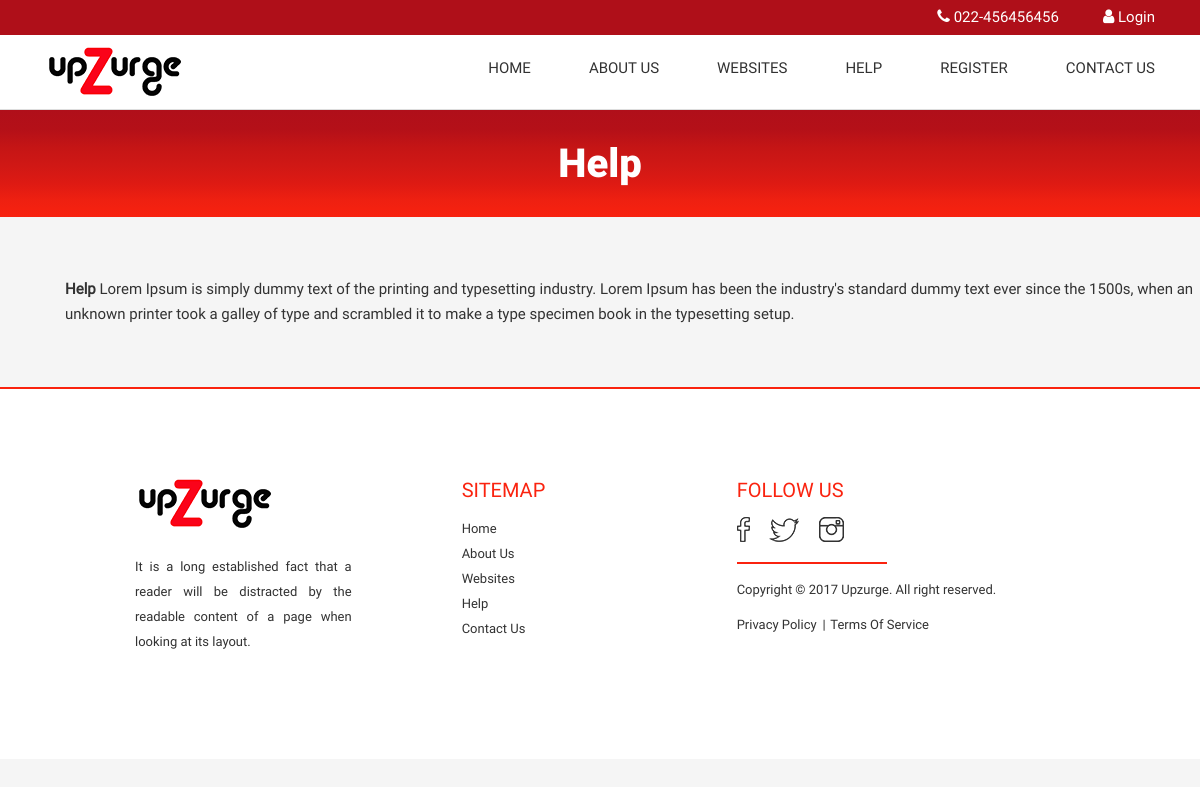
/help, run on the app's committed database.
### tables this page shows
CREATE TABLE IF NOT EXISTS `cms_master` (
  `page_id` int(11) NOT NULL AUTO_INCREMENT,
  `page_title` varchar(50) NOT NULL,
  `slug_name` varchar(100) NOT NULL,
  `page_metatitle` varchar(100) NOT NULL,
  `page_metakeyword` varchar(300) NOT NULL,
  `page_metadesc` text NOT NULL,
  `page_content` text NOT NULL,
  `page_image` varchar(255) DEFAULT NULL,
  `page_link` varchar(50) NOT NULL,
  `page_created_date` datetime NOT NULL DEFAULT CURRENT_TIMESTAMP,
  `page_modified_date` datetime NOT NULL,
  `page_status` tinyint(1) NOT NULL DEFAULT '0' COMMENT '0 not deleted , 1 deleted;',
  PRIMARY KEY (`page_id`)
);

### application/controllers/CMS.php (called while the page is built, shortened)
<?php
class CMS extends CI_Controller
{
    function __construct()
    {
        $this->load->model( 'CMSmodel' , 'cms' );
    }
    public function index($slug=NULL)
    {
        $config   = footerSettings();
        $pageData = $this->cms->getDataBySlug($slug);
        $data['config']   = $config;
        $data['pageData'] = $pageData;
        $this->load->view('templates/header',$data);
        $this->load->view('CMS/view',$data);
        $this->load->view('templates/footer',$data);
    }
}

### index.php (called while the page is built, shortened)
<?php
require_once BASEPATH.'core/CodeIgniter.php';

### application/models/CMSmodel.php (called while the page is built, shortened)
<?php
class CMSmodel extends CI_Model
{
    public function getDataBySlug($slug = NULL)
    {
        $query = $this->db->get_where( 'cms_master' , array( 'page_link' => $slug , 'page_status' => 0 ) );
        return $query->row_array();
    }
}

### application/views/CMS/view.php (the view)
<div class="main-content full cms-pages">
    <div class="uz-wrap full web-info-page">
        <div class="Website-add-sec full">
            <div class="container-fluid">
                <div class="ad full">
                    <span class="adtext"><?php echo $pageData['page_title']; ?></span>
                </div>
            </div>
        </div>
        <div class="abt-cms-wrap full">
            <div class="container">
                <div class="abt-cms-content full">
                    <p>
                        <?php echo $pageData['page_content']; ?>
                    </p>
                </div>
            </div>
        </div>
    </div>
</div>

### assets/css/style.css (style rules this page uses)
.base-css, *, body { margin: 0; padding: 0; }
* { box-sizing: border-box; }
.full, .web-info-list ul li.web-info-list-col, .web-info-list li li.web-info-list-col { float: left; width: 100%; }
.uz-wrap { padding-top: 110px; }
.Website-add-sec { background: #b00f1a; background: -moz-linear-gradient(top, #b00f1a 0%, #b41018 18%, #c51515 35%, #d01815 52%, #de1a13 69%, #ee2011 84%, #f8220f 100%); background: -webkit-gradient(left top, left bottom, color-stop(0%, #b00f1a), color-stop(18%, #b41018), color-stop(35%, #c51515), color-stop(52%, #d01815), color-stop(69%, #de1a13), color-stop(84%, #ee2011), color-stop(100%, #f8220f)); background: -webkit-linear-gradient(top, #b00f1a 0%, #b41018 18%, #c51515 35%, #d01815 52%, #de1a13 69%, #ee2011 84%, #f8220f 100%); background: -o-linear-gradient(top, #b00f1a 0%, #b41018 18%, #c51515 35%, #d01815 52%, #de1a13 69%, #ee2011 84%, #f8220f 100%); background: -ms-linear-gradient(top, #b00f1a 0%, #b41018 18%, #c51515 35%, #d01815 52%, #de1a13 69%, #ee2011 84%, #f8220f 100%); background: linear-gradient(to bottom, #b00f1a 0%, #b41018 18%, #c51515 35%, #d01815 52%, #de1a13 69%, #ee2011 84%, #f8220f 100%); filter: progid:DXImageTransform.Microsoft.gradient( startColorstr='#b00f1a', endColorstr='#f8220f', GradientType=0 ); padding: 70px 30px 64px 30px; }
.Website-add-sec .adtext { font: 40px Roboto-Black; color: #fff; display: block !important; }
.abt-cms-wrap { padding: 100px 0px; }
.cms-pages .Website-add-sec { padding: 30px 30px 30px 30px; text-align: center; }

### assets/css/responsive.css (style rules this page uses)
.base-css, *, body { margin: 0; padding: 0; }
* { box-sizing: border-box; }
.full { float: left; width: 100%; }

### assets/css/custom_style.css (style rules this page uses)
.abt-cms-wrap { padding: 50px }

### data on the page
cms_master: page_title "Help", page_content "Help Lorem Ipsum is simply dummy text of the printing and typesetting industry. Lorem Ipsum has been the industry's standard dummy text ever since the 1500s, when an unknown printer took a galley of type and scrambled it to make a type specimen book in the typesetting setup."

### other printed values
$config['contact_number'] "022-456456456"
$config['about_us'] "It is a long established fact that a reader will be distracted by the readable content of a page when looking at its layout."
SITE_TITLE "Upzurge"
